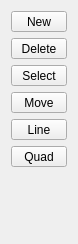
<?xml version="1.0" encoding="UTF-8"?>
<ui version="4.0">
 <class>IntersectionKit</class>
 <widget class="QWidget" name="IntersectionKit">
  <property name="geometry">
   <rect>
    <x>0</x>
    <y>0</y>
    <width>78</width>
    <height>244</height>
   </rect>
  </property>
  <property name="windowTitle">
   <string>Form</string>
  </property>
  <layout class="QVBoxLayout" name="verticalLayout">
   <item>
    <widget class="QToolButton" name="btnNewPath">
     <property name="sizePolicy">
      <sizepolicy hsizetype="Preferred" vsizetype="Fixed">
       <horstretch>0</horstretch>
       <verstretch>0</verstretch>
      </sizepolicy>
     </property>
     <property name="text">
      <string>New</string>
     </property>
     <property name="icon">
      <iconset resource="../icons.qrc">
       <normaloff>:/toolbutton/pathCreator.svg</normaloff>:/toolbutton/pathCreator.svg</iconset>
     </property>
     <property name="iconSize">
      <size>
       <width>30</width>
       <height>30</height>
      </size>
     </property>
    </widget>
   </item>
   <item>
    <widget class="QToolButton" name="btnDeletePath">
     <property name="sizePolicy">
      <sizepolicy hsizetype="Preferred" vsizetype="Fixed">
       <horstretch>0</horstretch>
       <verstretch>0</verstretch>
      </sizepolicy>
     </property>
     <property name="text">
      <string>Delete</string>
     </property>
     <property name="iconSize">
      <size>
       <width>30</width>
       <height>30</height>
      </size>
     </property>
    </widget>
   </item>
   <item>
    <widget class="QToolButton" name="btnSelectPath">
     <property name="sizePolicy">
      <sizepolicy hsizetype="Preferred" vsizetype="Fixed">
       <horstretch>0</horstretch>
       <verstretch>0</verstretch>
      </sizepolicy>
     </property>
     <property name="text">
      <string>Select</string>
     </property>
     <property name="iconSize">
      <size>
       <width>30</width>
       <height>30</height>
      </size>
     </property>
    </widget>
   </item>
   <item>
    <widget class="QToolButton" name="btnMoveTo">
     <property name="sizePolicy">
      <sizepolicy hsizetype="Preferred" vsizetype="Fixed">
       <horstretch>0</horstretch>
       <verstretch>0</verstretch>
      </sizepolicy>
     </property>
     <property name="text">
      <string>Move</string>
     </property>
     <property name="icon">
      <iconset resource="../icons.qrc">
       <normaloff>:/toolbutton/moveTo.svg</normaloff>:/toolbutton/moveTo.svg</iconset>
     </property>
     <property name="iconSize">
      <size>
       <width>30</width>
       <height>30</height>
      </size>
     </property>
    </widget>
   </item>
   <item>
    <widget class="QToolButton" name="btnLineTo">
     <property name="sizePolicy">
      <sizepolicy hsizetype="Preferred" vsizetype="Fixed">
       <horstretch>0</horstretch>
       <verstretch>0</verstretch>
      </sizepolicy>
     </property>
     <property name="text">
      <string>Line</string>
     </property>
     <property name="icon">
      <iconset resource="../icons.qrc">
       <normaloff>:/toolbutton/lineTo.svg</normaloff>:/toolbutton/lineTo.svg</iconset>
     </property>
     <property name="iconSize">
      <size>
       <width>30</width>
       <height>30</height>
      </size>
     </property>
    </widget>
   </item>
   <item>
    <widget class="QToolButton" name="btnQuadTo">
     <property name="sizePolicy">
      <sizepolicy hsizetype="Preferred" vsizetype="Fixed">
       <horstretch>0</horstretch>
       <verstretch>0</verstretch>
      </sizepolicy>
     </property>
     <property name="text">
      <string>Quad</string>
     </property>
     <property name="icon">
      <iconset resource="../icons.qrc">
       <normaloff>:/toolbutton/quadTo.svg</normaloff>:/toolbutton/quadTo.svg</iconset>
     </property>
     <property name="iconSize">
      <size>
       <width>30</width>
       <height>30</height>
      </size>
     </property>
    </widget>
   </item>
   <item>
    <spacer name="verticalSpacer">
     <property name="orientation">
      <enum>Qt::Vertical</enum>
     </property>
     <property name="sizeHint" stdset="0">
      <size>
       <width>20</width>
       <height>40</height>
      </size>
     </property>
    </spacer>
   </item>
  </layout>
 </widget>
 <resources>
  <include location="../icons.qrc"/>
 </resources>
 <connections/>
</ui>
